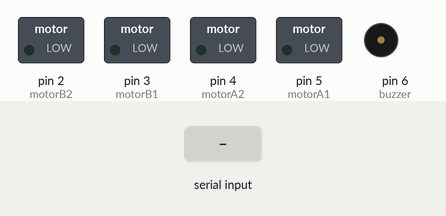
This sketch was run on a simulated Arduino Uno, built with avr-gcc and run on an emulated ATmega328P. Shown: switched loads named in the sketch (green lamp = pin HIGH), buzzer (waves = sounding, pin HIGH). Inputs (shaded band) come from the test bench. What the sketch prints to the serial monitor is not drawn.

Above: at 1.2 s.
1.3 s: "0" received over the second serial link
At 2.5 s:
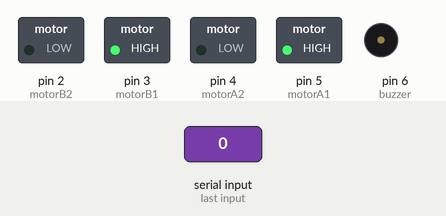
2.8 s: "2" received over the second serial link
At 3.7 s:
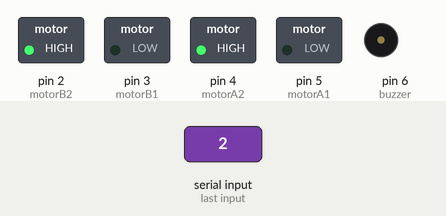
4.3 s: "1" received over the second serial link
At 4.6 s:
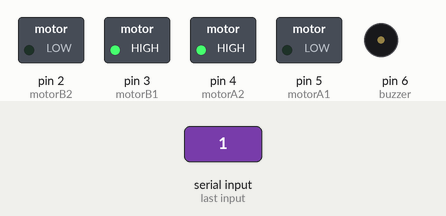
5.8 s: "3" received over the second serial link
At 7.0 s:
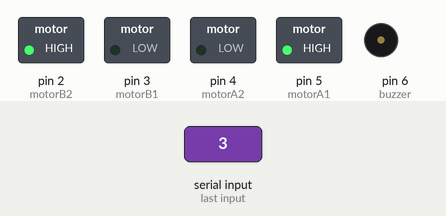
7.3 s: "4" received over the second serial link
At 8.5 s:
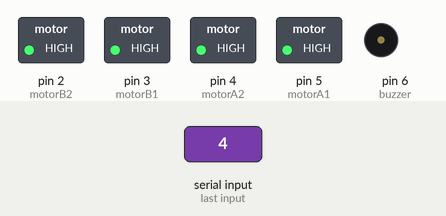
Timing chart, 0 to 9.8 s (numbered marks = the images above; inputs shaded):
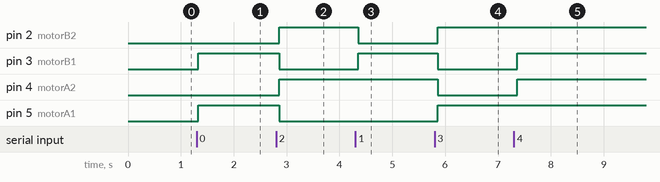

Measured:
- after the input at 1.3 s, pin 3 (motorB1), pin 5 (motorA1): LOW → HIGH at once
- after the input at 2.8 s, pin 2 (motorB2), pin 4 (motorA2): LOW → HIGH after 0.06 s; pin 3 (motorB1), pin 5 (motorA1): HIGH → LOW after 0.06 s
- after the input at 4.3 s, pin 2 (motorB2): HIGH → LOW after 0.05 s; pin 3 (motorB1): LOW → HIGH after 0.05 s
- after the input at 5.8 s, pin 2 (motorB2), pin 5 (motorA1): LOW → HIGH after 0.06 s; pin 3 (motorB1), pin 4 (motorA2): HIGH → LOW after 0.06 s
- after the input at 7.3 s, pin 3 (motorB1), pin 4 (motorA2): LOW → HIGH after 0.07 s

The sketch:

carroBluetooth-PonteH.ino
```cpp
#include <SoftwareSerial.h>

#define RX 0
#define TX 1

SoftwareSerial bluetooth(RX, TX);

const int motorA1  = 5;
const int motorA2  = 4;
const int motorB1  = 3;
const int motorB2  = 2;

const int buzzer =  6;

char dados;

void setup()
{
  pinMode(motorA1, OUTPUT);
  pinMode(motorA2, OUTPUT);
  pinMode(motorB1, OUTPUT);
  pinMode(motorB2, OUTPUT);
  pinMode(buzzer, OUTPUT);

  bluetooth.begin(9600);
  Serial.begin(9600);
}

void loop()
{
  /*if (bluetooth.available())
  {
    dados = bluetooth.read();
    bluetooth.println(dados);
    Serial.println(dados);
    if (dados=='0')
    {
      analogWrite(motorA1, HIGH);
      analogWrite(motorA2, LOW);
      analogWrite(motorB1, HIGH);
      analogWrite(motorB2, LOW);

      bluetooth.println("PARA FRENTE");
      Serial.println("PARA FRENTE");
    }
    else if (dados=='2')
    {
      analogWrite(motorA1, LOW);
      analogWrite(motorA2, HIGH);
      analogWrite(motorB1, LOW);
      analogWrite(motorB2, HIGH);

      bluetooth.println("PARA TRÁS");
      Serial.println("PARA TRÁS");
    }
    else if (dados=='1')
    {
      analogWrite(motorA1, LOW);
      analogWrite(motorA2, HIGH);
      analogWrite(motorB1, HIGH);
      analogWrite(motorB2, LOW);

      bluetooth.println("PARA ESQUERDA");
      Serial.println("PARA ESQUERDA");
    }
    else if (dados=='3')
    {
      analogWrite(motorA1, HIGH);
      analogWrite(motorA2, LOW);
      analogWrite(motorB1, LOW);
      analogWrite(motorB2, HIGH);

      bluetooth.println("PARA DIREITA");
      Serial.println("PARA DIREITA");
    }
    else if (dados=='4')
    {
      analogWrite(motorA1, HIGH);
      analogWrite(motorA2, HIGH);
      analogWrite(motorB1, HIGH);
      analogWrite(motorB2, HIGH);

      bluetooth.println("PARAR");
      Serial.println("PARAR");
    }
  }
  else
  {
    analogWrite(motorA1, HIGH);
    analogWrite(motorA2, HIGH);
    analogWrite(motorB1, HIGH);
    analogWrite(motorB2, HIGH);

    bluetooth.println("BLUETOOTH DESCONECTADO");
    Serial.println("BLUETOOTH DESCONECTADO");
  }
  if (bluetooth.available())
  {
    delay(50);
    if (bluetooth.available())
    {
      dados = bluetooth.read();
      bluetooth.println(dados);
      Serial.println(dados);
    }
  }
  else
  {
    analogWrite(motorA1, HIGH);
    analogWrite(motorA2, HIGH);
    analogWrite(motorB1, HIGH);
    analogWrite(motorB2, HIGH);

    bluetooth.println("BLUETOOTH DESCONECTADO");
    Serial.println("BLUETOOTH DESCONECTADO");
  }*/

  delay(50);
  dados = bluetooth.read();
  bluetooth.println(dados);
  Serial.println(dados);

  if (dados=='0')
  {
    while(!bluetooth.available())
    {
      digitalWrite(motorA1, HIGH);
      digitalWrite(motorA2, LOW);
      digitalWrite(motorB1, HIGH);
      digitalWrite(motorB2, LOW);

      bluetooth.println("PARA FRENTE");
      Serial.println("PARA FRENTE");
    }
  }
  if (dados=='2')
  {
    while(!bluetooth.available())
    {
      digitalWrite(motorA1, LOW);
      digitalWrite(motorA2, HIGH);
      digitalWrite(motorB1, LOW);
      digitalWrite(motorB2, HIGH);

      bluetooth.println("PARA TRÁS");
      Serial.println("PARA TRÁS");
    }
  }
  if (dados=='1')
  {
    while(!bluetooth.available())
    {
      digitalWrite(motorA1, LOW);
      digitalWrite(motorA2, HIGH);
      digitalWrite(motorB1, HIGH);
      digitalWrite(motorB2, LOW);

      bluetooth.println("PARA ESQUERDA");
      Serial.println("PARA ESQUERDA");
    }
  }
  if (dados=='3')
  {
    while(!bluetooth.available())
    {
      digitalWrite(motorA1, HIGH);
      digitalWrite(motorA2, LOW);
      digitalWrite(motorB1, LOW);
      digitalWrite(motorB2, HIGH);

      bluetooth.println("PARA DIREITA");
      Serial.println("PARA DIREITA");
    }
  }
  if (dados=='4')
  {
    while(!bluetooth.available())
    {
      digitalWrite(motorA1, HIGH);
      digitalWrite(motorA2, HIGH);
      digitalWrite(motorB1, HIGH);
      digitalWrite(motorB2, HIGH);

      bluetooth.println("PARAR");
      Serial.println("PARAR");
    }
  }
}
```
